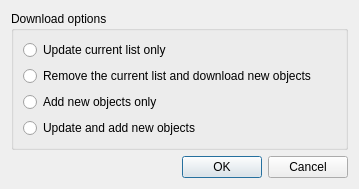
<?xml version="1.0" encoding="UTF-8"?>
<ui version="4.0">
 <class>AstComDownTypeDlg</class>
 <widget class="QDialog" name="AstComDownTypeDlg">
  <property name="geometry">
   <rect>
    <x>0</x>
    <y>0</y>
    <width>359</width>
    <height>174</height>
   </rect>
  </property>
  <property name="windowTitle">
   <string>Download options</string>
  </property>
  <layout class="QVBoxLayout" name="verticalLayout">
   <item>
    <widget class="QGroupBox" name="groupBox">
     <property name="title">
      <string>Download options</string>
     </property>
     <layout class="QVBoxLayout" name="verticalLayout_2">
      <item>
       <widget class="QRadioButton" name="rb1">
        <property name="text">
         <string>Update current list only</string>
        </property>
       </widget>
      </item>
      <item>
       <widget class="QRadioButton" name="rb2">
        <property name="text">
         <string>Remove the current list and download new objects</string>
        </property>
       </widget>
      </item>
      <item>
       <widget class="QRadioButton" name="rb3">
        <property name="text">
         <string>Add new objects only</string>
        </property>
       </widget>
      </item>
      <item>
       <widget class="QRadioButton" name="rb4">
        <property name="text">
         <string>Update and add new objects</string>
        </property>
       </widget>
      </item>
      <item>
       <spacer name="verticalSpacer">
        <property name="orientation">
         <enum>Qt::Vertical</enum>
        </property>
        <property name="sizeHint" stdset="0">
         <size>
          <width>20</width>
          <height>40</height>
         </size>
        </property>
       </spacer>
      </item>
     </layout>
    </widget>
   </item>
   <item>
    <layout class="QHBoxLayout" name="horizontalLayout">
     <item>
      <spacer name="horizontalSpacer">
       <property name="orientation">
        <enum>Qt::Horizontal</enum>
       </property>
       <property name="sizeHint" stdset="0">
        <size>
         <width>40</width>
         <height>20</height>
        </size>
       </property>
      </spacer>
     </item>
     <item>
      <widget class="QPushButton" name="pushButton_2">
       <property name="text">
        <string>OK</string>
       </property>
      </widget>
     </item>
     <item>
      <widget class="QPushButton" name="pushButton">
       <property name="text">
        <string>Cancel</string>
       </property>
      </widget>
     </item>
    </layout>
   </item>
  </layout>
 </widget>
 <resources/>
 <connections/>
</ui>
